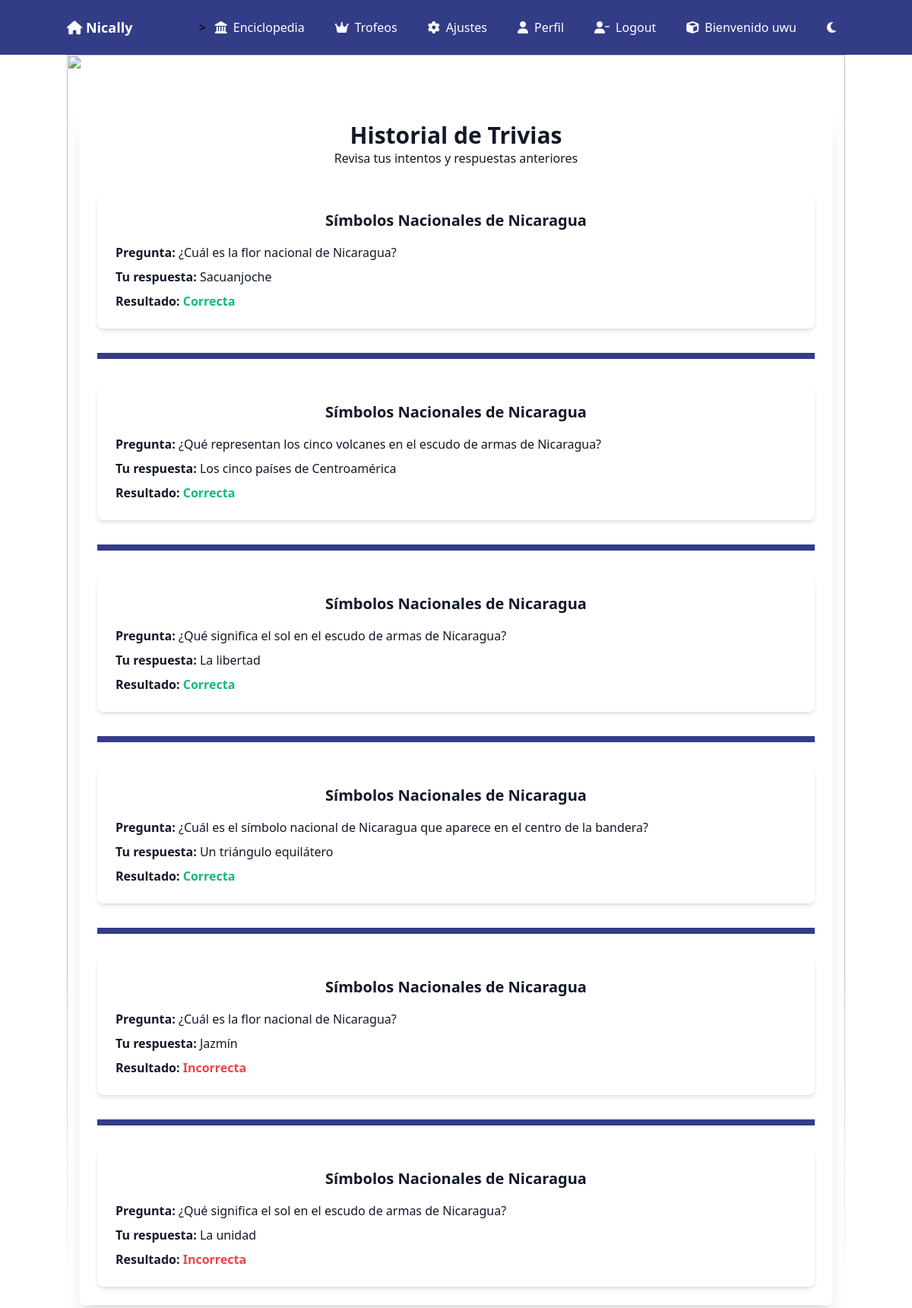
Screenshot of /settings/history (signed in) with the database file from the repository.
### tables this page shows
CREATE TABLE users (
  id integer,
  gmail text,
  password text,
  username text,
  gender char(1),
  birthday integer,
  PRIMARY KEY (id)
);

CREATE TABLE correct_responses (
  correct_response_id integer,
  trivia_id integer,
  question_id integer,
  correct_response_text text,
  FOREIGN KEY (trivia_id) REFERENCES trivias(trivia_id),
  FOREIGN KEY (question_id) REFERENCES questions(question_id),
  PRIMARY KEY (correct_response_id)
);

CREATE TABLE trivias (
  trivia_id integer,
  user_id integer,
  category_id integer,
  title text,
  points integer,
  FOREIGN KEY (user_id) REFERENCES users(id),
  FOREIGN KEY (category_id) REFERENCES categories(category_id),
  PRIMARY KEY (trivia_id)
);

CREATE TABLE questions (
  question_id integer,
  trivia_id integer,
  question_text text,
  FOREIGN KEY (trivia_id) REFERENCES trivias(trivia_id),
  PRIMARY KEY (question_id)
);

CREATE TABLE responses (
  response_id integer,
  trivia_id integer,
  question_id integer,
  response_text text,
  FOREIGN KEY (trivia_id) REFERENCES trivias(trivia_id),
  FOREIGN KEY (question_id) REFERENCES questions(question_id),
  PRIMARY KEY (response_id)
);

### app.py (the view)
@app.route("/settings/history", methods=["GET"])
@require_profile_completion
def trivia_history():
    imagen_dia = get_random_image(1,1)
    imagen_noche = get_random_image(0,1)
    print(f"\n {imagen_dia}")
    print(f"\n {imagen_noche}")
    user_id = session["user_id"]
    con = get_con_connection()
    correct_history = con.execute("""
        SELECT t.title, q.question_text, cr.correct_response_text
        FROM user_responses ur
        JOIN correct_responses cr ON ur.correct_response_id = cr.correct_response_id
        JOIN questions q ON cr.question_id = q.question_id
        JOIN trivias t ON q.trivia_id = t.trivia_id
        WHERE ur.user_id = ?
    """, (user_id,)).fetchall()
    incorrect_history = con.execute("""
        SELECT t.title, q.question_text, r.response_text
        FROM user_responses ur
        JOIN responses r ON ur.response_id = r.response_id
        JOIN questions q ON r.question_id = q.question_id
        JOIN trivias t ON q.trivia_id = t.trivia_id
        WHERE ur.user_id = ?
    """, (user_id,)).fetchall()
    correct_history_dicts = [dict(row) for row in correct_history]
    incorrect_history_dicts =[dict(row) for row in incorrect_history]
    print(f"historial correcto {correct_history_dicts} \n")
    print(f"historial incorrecto {incorrect_history_dicts} \n")
    histories = correct_history + incorrect_history
    histories =  [dict(history) for history in histories]
    con.close()
    return render_template("trivia_history.html", imagen_dia = imagen_dia, imagen_noche = imagen_noche,histories = histories, username = session['username'])

### app.py (called while the page is built)
@app.after_request
def after_request(response):
    response.headers["Cache-Control"] = "no-cache, no-store, must-revalidate"
    response.headers["Expires"] = 0
    response.headers["Pragma"] = "no-cache"
    return response

@app.context_processor
def inject_dark_mode():
    return dict(dark_mode=session.get('dark_mode', False))

def get_random_image(horario, grande):
    con = get_con_connection()
    rows = con.execute(
        "SELECT image FROM images WHERE horario = ? AND grande = ?",
        (horario, grande)
    ).fetchall()
    imagenes = [dict(row) for row in rows]
    if imagenes:
        return random.choice(imagenes)['image']
    return None

### helpers.py (called while the page is built)
def get_con_connection():
    db_path = os.path.abspath("users.db")
    con = sqlite3.connect(db_path)
    con.row_factory = sqlite3.Row
    return con

def require_profile_completion(f):
    @wraps(f)
    def decorated_function(*args, **kwargs):
        user_id = session.get("user_id")
        if not user_id:
            return redirect("/login")
        con = get_con_connection()
        user = con.execute("SELECT username, gender, birthday FROM users WHERE id = ?", (user_id,)).fetchone()
        con.close()
        print(dict(user))
        if not user["username"] or not user["gender"] or not user["birthday"]:
            return redirect("/profile")
        return f(*args, **kwargs)
    return decorated_function

### templates/trivia_history.html (shortened to what this page needs)
{% extends "layout.html" %}
{% block main %}
<div class="{% if dark_mode %}
        bg-gray-900
    {% else %}
        bg-white
    {% endif %} bg-opacity-10 relative mx-auto mt-12 bg-white shadow-xl rounded-lg p-6">
    <div class="text-center mb-8">
        <h1 class="text-3xl font-bold {{ 'text-white' if dark_mode else 'text-gray-900' }}">Historial de Trivias</h1>
        <p class="{{ 'text-white' if dark_mode else 'text-gray-900' }}">Revisa tus intentos y respuestas anteriores</p>
    </div>
    <div class="space-y-8">
    {% if histories %}
        {% for entry in histories %}
            {% if "correct_response_text" in entry %}
                <div class="{% if dark_mode %}
        bg-gray-900
    {% else %}
        bg-white
    {% endif %}  {{ 'text-white' if dark_mode else 'text-gray-900' }} p-6 rounded-lg shadow-md dark:bg-gray-800 dark:border dark:border-gray-700">
                    <div class="text-center">
                        <h2 class="text-xl font-semibold  mb-4">{{ entry.title }}</h2>
                        <div class="text-left">
                            <p class=" mb-2">
                                <strong>Pregunta:</strong> {{ entry.question_text }}
                            </p>
                            <p class=" mb-2">
                                <strong>Tu respuesta:</strong> {{ entry.correct_response_text }}
                            </p>
                            <p class="">
                                <strong>Resultado:</strong>
                                    <span class="text-green-500 font-bold">Correcta</span>
                            </p>
                        </div>
                    </div>
                </div>
            {% elif "response_text" in entry %}
               <div class="{% if dark_mode %}
        bg-gray-900
    {% else %}
        bg-white
    {% endif %}  {{ 'text-white' if dark_mode else 'text-gray-900' }} p-6 rounded-lg shadow-md  dark:border dark:border-gray-700">
                    <div class="text-center">
                        <h2 class="text-xl font-semibold text-gray-900 dark:text-white mb-4">{{ entry.title }}</h2>
                        <div class="text-left">
                            <p class=" mb-2">
                                <strong>Pregunta:</strong> {{ entry.question_text }}
                            </p>
                            <p class=" mb-2">
                                <strong>Tu respuesta:</strong> {{ entry.response_text }}
                            </p>
                            <p class="">
                                <strong>Resultado:</strong>
                                    <span class="text-red-500 font-bold">Incorrecta</span>
                            </p>
                        </div>
                    </div>
                </div>
            {% endif %}
        {% if not loop.last %}
        <div class="py4">
            <div class="h-2 my-8 py-0.5" style="background-color: #333c87;"></div>
        </div>
        {% endif %}
        {% endfor %}
    {% else %}
        <h1 style="color: #333c87;" class=" text-center text-1xl font-extrabold leading-none tracking-tight text-gray-900 md:text-2xl lg:text-3xl">No has respondido ninguna pregunta!</span></h1>
    {% endif %}
    </div>
</div>
{% endblock %}

### templates/layout.html (shortened to what this page needs)
<!DOCTYPE html>
<html lang="en">
<head>
    <link href="https://cdn.jsdelivr.net/npm/tailwindcss@2.0.0/dist/tailwind.min.css" rel="stylesheet">
    <link href="https://cdnjs.cloudflare.com/ajax/libs/font-awesome/6.6.0/css/all.min.css" rel="stylesheet">
    <link href="../static/styles.css" rel="stylesheet">
</head>
<body class="
    {% if dark_mode %}
        bg-gray-900
    {% else %}
        bg-white
    {% endif %}
">
    <nav style="background-color: #333c87;" class="bg-blue-500 p-4 z-2">
        <div class="container mx-auto flex justify-between items-center">
            <a href="/" class="text-white text-lg font-bold"> <i class="fa-solid fa-house"></i> Nically</a>
            <div id="menu" id="menu" class="hidden flex-col items-start space-y-2 mt-4 md:mt-0 md:flex md:flex-row md:items-center md:space-y-0 md:space-x-4">
>
                <a href="/enciclopedia" class="flex items-center gap-2 text-white hover:bg-blue-700 px-3 py-2 rounded w-full md:w-auto">
                    <i class="fa-solid fa-landmark"></i> Enciclopedia
                </a>
                <a href="/achievements" class="flex items-center gap-2 text-white hover:bg-blue-700 px-3 py-2 rounded w-full md:w-auto">
                    <i class="fa-solid fa-crown"></i> Trofeos
                </a>
                <a href="/settings" class="flex items-center gap-2 text-white hover:bg-blue-700 px-3 py-2 rounded w-full md:w-auto">
                    <i class="fa-solid fa-gear"></i> Ajustes
                </a>
                <a href="/user_profile" class="flex items-center gap-2 text-white hover:bg-blue-700 px-3 py-2 rounded w-full md:w-auto">
                    <i class="fa-solid fa-user"></i> Perfil
                </a>
                {% if not session.get('user_id') %}
                <a href="/login" class="flex items-center gap-2 text-white hover:bg-blue-700 px-3 py-2 rounded w-full md:w-auto">
                    <i class="fa-solid fa-pen-to-square"></i> Login
                </a>
                <a href="/register" class="flex items-center gap-2 text-white hover:bg-blue-700 px-3 py-2 rounded w-full md:w-auto">
                    <i class="fa-solid fa-file"></i> Register
                </a>
                {% else %}
                <a href="/logout" class="flex items-center gap-2 text-white hover:bg-blue-700 px-3 py-2 rounded w-full md:w-auto">
                    <i class="fa-solid fa-user-minus"></i> Logout
                </a>
                <h class="flex items-center gap-2 text-white hover:bg-blue-700 px-3 py-2 rounded w-full md:w-auto">
                    <i class="fa-solid fa-cube"></i> Bienvenido {{ username }}
                </h>
                {% endif %}
                <button id="dark-mode-toggle" onclick="toggleDarkMode()" class="flex items-center gap-2 text-white hover:bg-blue-700 px-3 py-2 rounded w-full md:w-auto transition-colors duration-200">
                    {% if dark_mode %}
                        <i class="fa-solid fa-sun"></i>
                    {% else %}
                        <i class="fa-solid fa-moon"></i>
                    {% endif %}
                </button>
            </div>
        </div>
    </nav>
    <div class=" relative container mx-auto p-4 ">
        <div class="absolute inset-0 -z-1 pointer-events-none">
        </div>
        <div>
        {% block main %}{% endblock %}
    </div>
</body>
</html>

### templates/layout.html (style rules this page uses)
html { visibility: hidden; }

### rows the page displays
users: username "uwu"
correct_responses: title "Símbolos Nacionales de Nicaragua", question_text "¿Cuál es la flor nacional de Nicaragua?", correct_response_text "Sacuanjoche"
correct_responses: title "Símbolos Nacionales de Nicaragua", question_text "¿Qué representan los cinco volcanes en el escudo de armas de Nicaragua?", correct_response_text "Los cinco países de Centroamérica"
correct_responses: title "Símbolos Nacionales de Nicaragua", question_text "¿Qué significa el sol en el escudo de armas de Nicaragua?", correct_response_text "La libertad"
correct_responses: title "Símbolos Nacionales de Nicaragua", question_text "¿Cuál es el símbolo nacional de Nicaragua que aparece en el centro de la bandera?", correct_response_text "Un triángulo equilátero"
responses: title "Símbolos Nacionales de Nicaragua", question_text "¿Cuál es la flor nacional de Nicaragua?", response_text "Jazmín"
responses: title "Símbolos Nacionales de Nicaragua", question_text "¿Qué significa el sol en el escudo de armas de Nicaragua?", response_text "La unidad"
